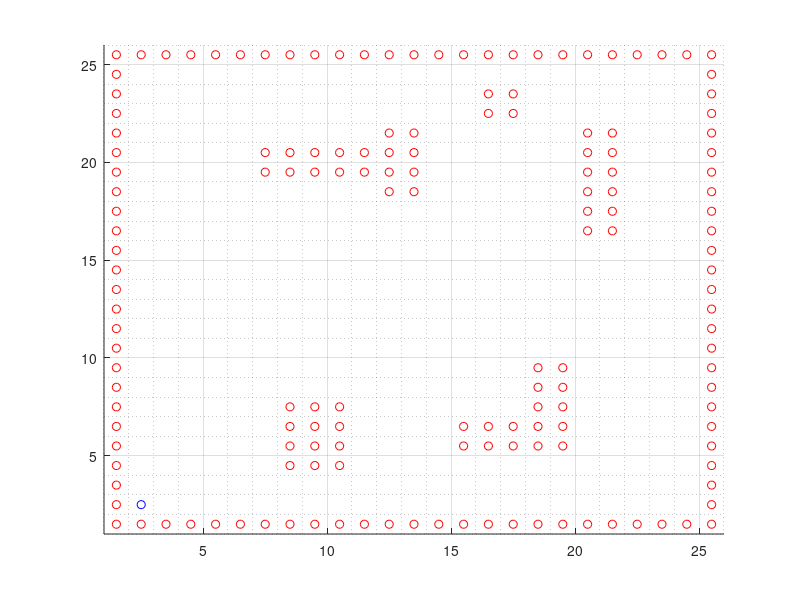

Here is the MATLAB script that generated this plot: (Note: this script raises an error after producing the figure.)
%%%%%%%%%%%%%%%%%%%%%%%%%%%%%%%%%%%%%%%%%%%%%%%%%%%%%
% Exploration Algorithm Simulation
%%%%%%%%%%%%%%%%%%%%%%%%%%%%%%%%%%%%%%%%%%%%%%%%%%%%%

load('MAP.mat')

%DEFINE THE 2-D MAP ARRAY
MAX_X=25;
MAX_Y=25;
MAX_VAL=25;

%This array stores the coordinates of the map and the 
%Objects in each coordinate

%MAP=2*(ones(MAX_X,MAX_Y));
MAP_R=2*(ones(MAX_X,MAX_Y));

% Obtain Obstacle, Target and Robot Position
% Initialize the MAP with input values
% Obstacle=-1,Target = 0,Robot=1,Space=2
j=0;
x_val = 1;
y_val = 1;
axis([1 MAX_X+1 1 MAX_Y+1])
grid on;
grid minor;
hold on;
n=0;%Number of Obstacles

%%

[m,n] = size(MAP);
 
 for i=1:1:m
     for j=1:1:n
         if MAP(i,j)==-1
             plot(i+0.5,j+0.5,'ro');
         end
     end
 end
 
x_init = 2;
y_init = 2;

p = plot(x_init+0.5,y_init+0.5,'bo');

pause(2)

%%
heading = 2;
x = 2;
y = 2;
while (x~=0&&y~=0)
    sensors = check_sensors(x,y,heading,MAP);
    MAP_R = mapping(x,y,heading,sensors,MAP_R);
    [x,y,heading,flag] = move(x,y,heading,sensors,MAP_R,flag);
    %pause(.25);
    set(p,'XData',x+0.5,'YData',y+0.5);
    xlabel(heading,'Color','blue');
    drawnow ;
 end

figure(2)
[m,n] = size(MAP);
 
 for i=1:1:m
     for j=1:1:n
         if MAP_R(i,j)==0
             plot(i+0.5,j+0.5,'b*');
         end
         if MAP_R(i,j)==1
             plot(i+0.5,j+0.5,'bo');
         end
         if MAP_R(i,j)==2
             plot(i+0.5,j+0.5,'r*');
         end
         if MAP_R(i,j)==3
             plot(i+0.5,j+0.5,'ro');
         end
         hold on;
     end
 end

% switch heading 
%    case 1   %UP
%       
%    case 2   %DOWN
%       statements
%    case 3   %LEFT
%       statements
%    case 4   %RIGHT
%       statements
%    otherwise
%       statements
% end 

% j=size(exploration_path,1);
%  Plot the Optimal Path!
%  p=plot(exploration_path(j,1),exploration_path(j,2),'bo');
%  j=j-1;
%  for i=j:-1:1
%   pause(.25);
%   set(p,'XData',exploration_path(i,1),'YData',exploration_path(i,2));
%  drawnow ;
%  end
%  plot(Optimal_path(:,1),Optimal_path(:,2));

